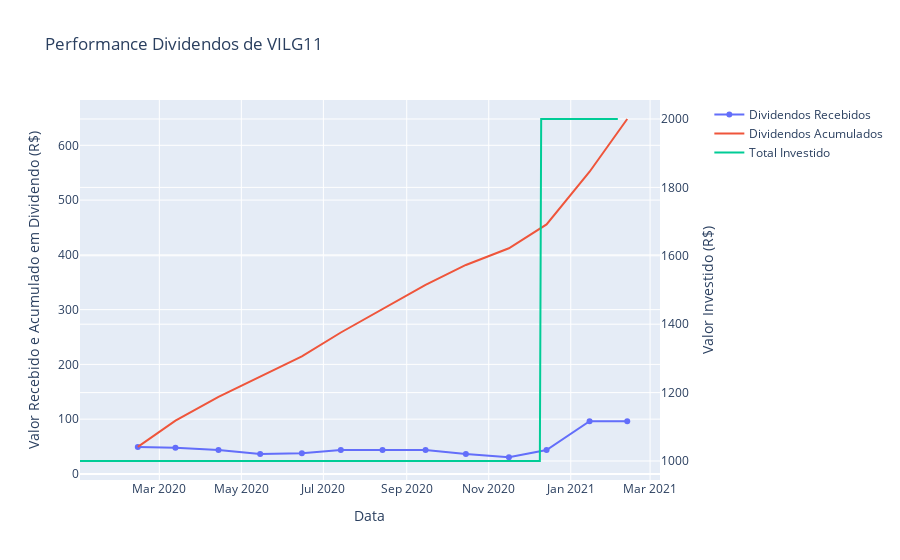

Notebook cell for this chart:
### Code cell
plot_dividends_performance('VILG11', df_final_funds[df_final_funds['Stock'] == 'VILG11'], all_dividends_recieve_df[all_dividends_recieve_df['Fund'] == 'VILG11'])

### Figure 1 — Plotly figure (JSON) as saved in the notebook; plotly's stock layout.template omitted (floating-point values rounded to 4 significant figures; data arrays with more than 128 entries replaced by an {"elided": "..."} marker saying what was removed)
{"data": [{"mode": "lines+markers", "name": "Dividendos Recebidos", "type": "scatter", "x": ["2020-02-14T00:00:00", "2020-03-13T00:00:00", "2020-04-14T00:00:00", "2020-05-15T00:00:00", "2020-06-15T00:00:00", "2020-07-14T00:00:00", "2020-08-14T00:00:00", "2020-09-15T00:00:00", "2020-10-15T00:00:00", "2020-11-16T00:00:00", "2020-12-14T00:00:00", "2021-01-15T00:00:00", "2021-02-12T00:00:00"], "y": [49.32, 47.87, 43.52, 36.27, 37.72, 43.52, 43.52, 43.52, 36.27, 30.47, 43.52, 96.26, 96.26]}, {"mode": "lines", "name": "Dividendos Acumulados", "type": "scatter", "x": ["2020-02-14T00:00:00", "2020-03-13T00:00:00", "2020-04-14T00:00:00", "2020-05-15T00:00:00", "2020-06-15T00:00:00", "2020-07-14T00:00:00", "2020-08-14T00:00:00", "2020-09-15T00:00:00", "2020-10-15T00:00:00", "2020-11-16T00:00:00", "2020-12-14T00:00:00", "2021-01-15T00:00:00", "2021-02-12T00:00:00"], "y": [49.32, 97.2, 140.7, 177.0, 214.7, 258.2, 301.8, 345.3, 381.5, 412.0, 455.5, 551.8, 648.1]}, {"mode": "lines", "name": "Total Investido", "type": "scatter", "x": {"elided": "271 str values"}, "xaxis": "x", "y": {"elided": "271 int values"}, "yaxis": "y2"}], "layout": {"title": {"text": "Performance Dividendos de VILG11"}, "xaxis": {"anchor": "y", "domain": [0, 0.94], "title": {"text": "Data"}}, "yaxis": {"anchor": "x", "domain": [0, 1], "title": {"text": "Valor Recebido e Acumulado em Dividendo (R$)"}}, "yaxis2": {"anchor": "x", "overlaying": "y", "side": "right", "title": {"text": "Valor Investido (R$)"}}}}
